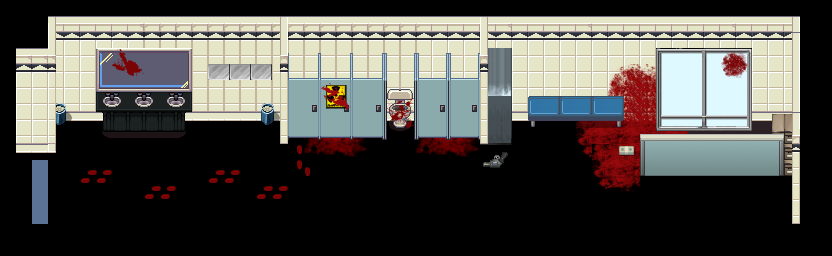

A level layout from a 2D game, rendered from its tile map. Below: a short description, then the map file with tile-grid data replaced by summaries:
An orthogonal 52x16 tile map with 16x16 px tiles, 9 tile layers (Mask, Door1, Wall1, Rubbish, ...), 1 hidden layer not drawn, 6 tilesets.

<map version="1.2" tiledversion="1.2.0" orientation="orthogonal" renderorder="right-down" width="52" height="16" tilewidth="16" tileheight="16" infinite="0" nextlayerid="73" nextobjectid="1">
 <properties>
  <property name="charHeightDoor1" type="int" value="4" />
  <property name="charXDoor1" type="int" value="2" />
  <property name="charYDoor1" type="int" value="10" />
  <property name="itemCapacity" type="int" value="7" />
  <property name="mobCapacity" type="int" value="4" />
  <property name="spawnX1" type="int" value="16" />
  <property name="spawnX2" type="int" value="27" />
  <property name="spawnY1" type="int" value="10" />
  <property name="spawnY2" type="int" value="11" />
 </properties>
 <tileset firstgid="1" name="toilets" tilewidth="16" tileheight="16" tilecount="396" columns="18">
  <image source="toilets.png" width="288" height="352" />
 </tileset>
 <tileset firstgid="397" source="apocalypse.tsx" />
 <tileset firstgid="1397" name="zombie_tileb" tilewidth="16" tileheight="16" tilecount="1024" columns="32">
  <image source="zombie_tileb.png" width="512" height="512" />
 </tileset>
 <tileset firstgid="2421" source="terrain_atlas.tsx" />
 <tileset firstgid="6517" name="office2" tilewidth="16" tileheight="16" tilecount="1024" columns="32">
  <image source="office2.png" width="512" height="512" />
 </tileset>
 <tileset firstgid="7541" source="../CompleteHallway/terrain_atlas.tsx" />
 <layer id="63" name="Mask" width="52" height="16">
  <data>[832 cells, 590 non-empty, 3 distinct tile ids]</data>
 </layer>
 <layer id="64" name="Door1" width="52" height="16">
  <data>[832 cells, 5 non-empty, 2 distinct tile ids]</data>
 </layer>
 <layer id="65" name="Base" width="52" height="16" visible="0">
  <data>[832 cells, 346 non-empty, 5 distinct tile ids]</data>
 </layer>
 <layer id="66" name="Wall1" width="52" height="16">
  <data>[832 cells, 379 non-empty, 45 distinct tile ids]</data>
 </layer>
 <layer id="67" name="Rubbish" width="52" height="16">
  <data>[832 cells, 8 non-empty, 8 distinct tile ids]</data>
 </layer>
 <layer id="68" name="Blood from toilets" width="52" height="16">
  <data>[832 cells, 53 non-empty, 20 distinct tile ids]</data>
 </layer>
 <layer id="69" name="Wall2" width="52" height="16">
  <data>[832 cells, 40 non-empty, 22 distinct tile ids]</data>
 </layer>
 <layer id="70" name="Obstacle1" width="52" height="16">
  <data>[832 cells, 76 non-empty, 76 distinct tile ids]</data>
 </layer>
 <layer id="71" name="Obstacle2" width="52" height="16">
  <data>[832 cells, 154 non-empty, 105 distinct tile ids]</data>
 </layer>
 <layer id="72" name="Dirt" width="52" height="16">
  <data>[832 cells, 64 non-empty, 43 distinct tile ids]</data>
 </layer>
</map>
